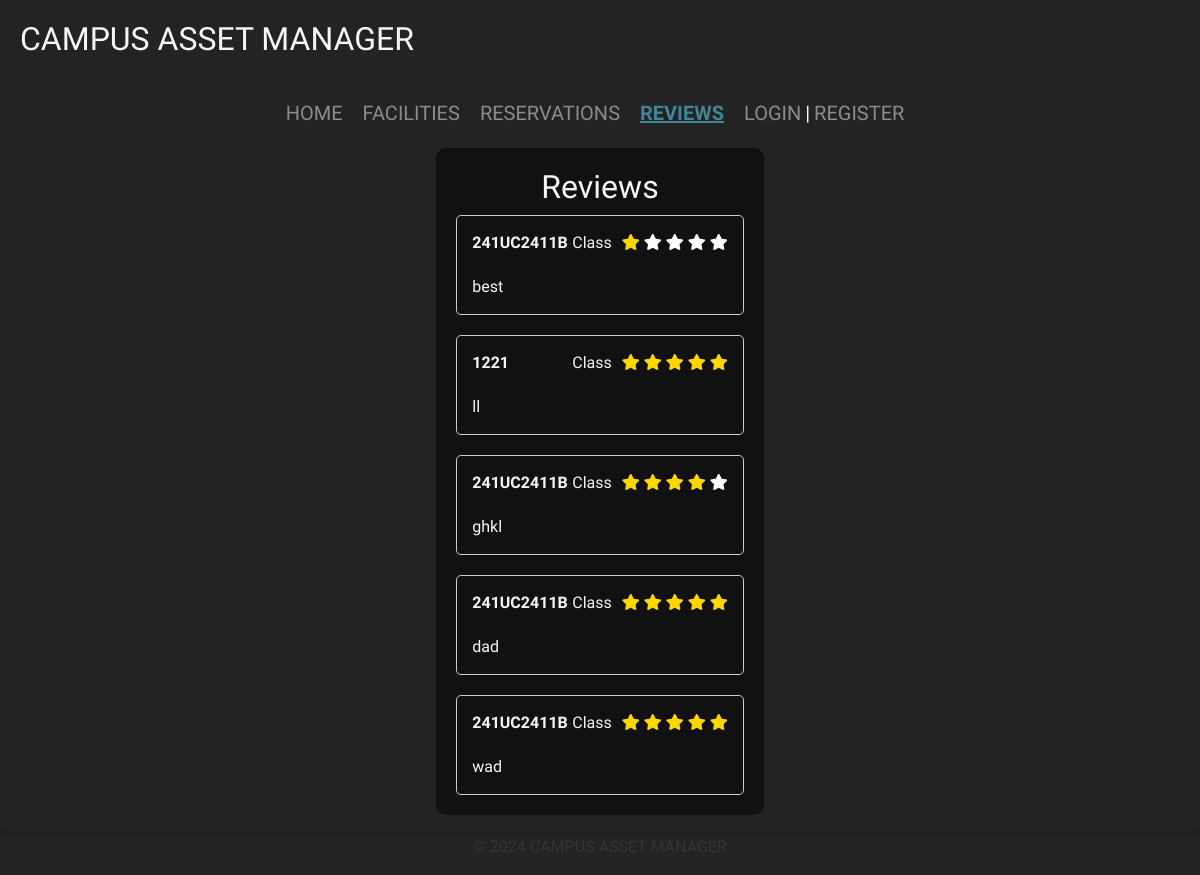
/reviews/, run on an earlier commit of the app's database.
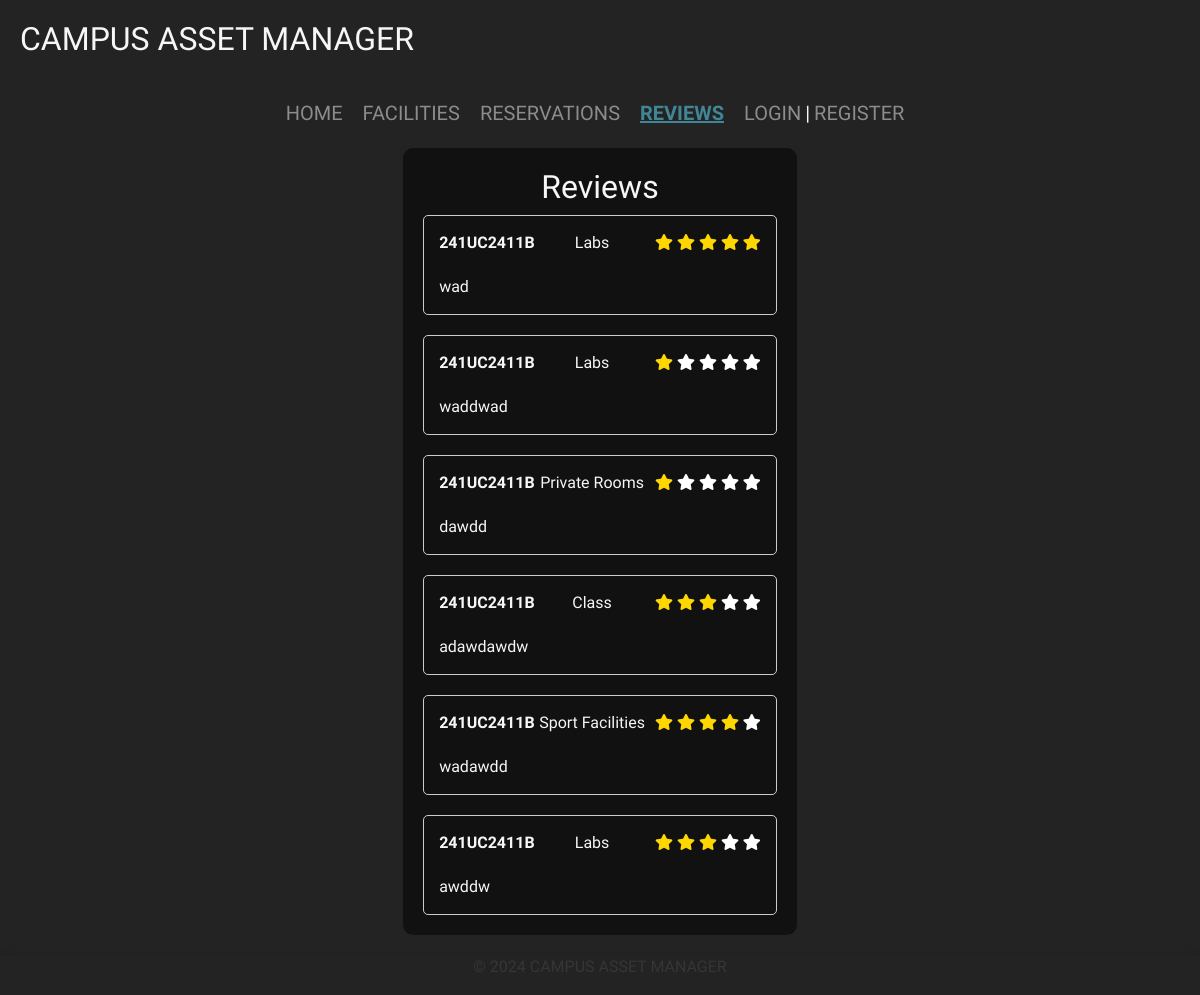
And on a later commit of the database.
### main/models.py (models this page shows, shortened)
class Reviews(models.Model):
    review_id = models.AutoField(primary_key=True)
    student = models.ForeignKey(Student, null=True, blank=True, on_delete=models.SET_NULL)
    staff = models.ForeignKey(Staff, null=True, blank=True, on_delete=models.SET_NULL)
    review = models.TextField()
    rating = models.IntegerField()
    facility = models.ForeignKey(Facility, on_delete=models.CASCADE, null=True, blank=True)
    facility_class_code = models.CharField(max_length=20, blank=True, null=True)

class Student(AbstractUser):
    student_id = models.CharField(max_length=200)
    name = models.CharField(max_length=200)
    email = models.EmailField()
    password = models.CharField(max_length=200)
    profile_pic = models.ImageField(upload_to='profile_pics', blank=True)
    is_active = models.BooleanField(default=True)
    username = 'student_id'
    groups = models.ManyToManyField(
        Group,
        verbose_name='groups',
        blank=True,
        related_name='student_groups',
        related_query_name='student_group',
    )
    user_permissions = models.ManyToManyField(
        Permission,
        verbose_name='user permissions',
        blank=True,
        related_name='student_user_permissions',
        related_query_name='student_user_permission',
    )
    class Meta:
        verbose_name = 'Student'
        verbose_name_plural = 'Students'

class Facility(models.Model):
    facility_id = models.AutoField(primary_key=True)
    name = models.CharField(max_length=200)
    anemity = models.CharField(max_length=200)
    capacity = models.IntegerField()
    reservations = models.ManyToManyField(Reservation)
    image = models.ImageField(upload_to='facility_pics', blank=True)
    def __str__(self):
        return self.name

### main/views.py (the view)
# urls.py: path('reviews/', views.reviews, name='reviews'),
def reviews(response):
    reviews = Reviews.objects.all()
    return render(response, "main/reviews.html", {"reviews":reviews})

### main/templates/main/reviews.html (shortened to what this page needs)
{% extends "main/base.html" %}
{% load static %}
{% block content %}
<link rel="stylesheet" type="text/css" href="{% static 'css/reviews.css' %}">
<link rel="stylesheet" href="https://use.fontawesome.com/releases/v5.7.2/css/all.css">
<div class="content-wrapper">
    <section class="background-section">
        <div class="content">
            <h2>Reviews</h2>
            {% if reviews %}
            <div class="reviews-list">
                {% for review in reviews %}
                <div class="reviews-item">
                    <div class="review-header">
                        {% if review.staff %}
                        <span class="review-id">{{ review.staff.staff_id }}</span>
                        {% elif review.student %}
                        <span class="review-id">{{ review.student.student_id }}</span>
                        {% endif %}
                        <span class="facility">{{ review.facility }}</span>
                        <span class="stars">
                            {% for star in "12345" %}
                                {% if forloop.counter <= review.rating %}
                                <span class="fa fa-star checked"></span>
                                {% else %}
                                <span class="fa fa-star"></span>
                                {% endif %}
                            {% endfor %}
                        </span>
                    </div>
                    <div class="review-comment">
                        {{ review.review }}
                    </div>
                </div>
                {% empty %}
                <p>No reviews found.</p>
                {% endfor %}
            </div>
            {% else %}
            <p>No reviews found.</p>
            {% endif %}
        </div>
    </section>
</div>
{% endblock %}

What changed in the data, as far as the page shows it:
removed Reviews: student.student_id "241UC2411B", facility "Class", rating 1 (drawn), review "best"
removed Reviews: student.student_id "1221", facility "Class", rating 5 (drawn), review "ll"
removed Reviews: student.student_id "241UC2411B", facility "Class", rating 4 (drawn), review "ghkl"
removed Reviews: student.student_id "241UC2411B", facility "Class", rating 5 (drawn), review "dad"
removed Reviews: student.student_id "241UC2411B", facility "Class", rating 5 (drawn), review "wad"
added Reviews: student.student_id "241UC2411B", facility "Labs", rating 5 (drawn), review "wad"
added Reviews: student.student_id "241UC2411B", facility "Labs", rating 1 (drawn), review "waddwad"
added Reviews: student.student_id "241UC2411B", facility "Private Rooms", rating 1 (drawn), review "dawdd"
added Reviews: student.student_id "241UC2411B", facility "Class", rating 3 (drawn), review "adawdawdw"
added Reviews: student.student_id "241UC2411B", facility "Sport Facilities", rating 4 (drawn), review "wadawdd"
added Reviews: student.student_id "241UC2411B", facility "Labs", rating 3 (drawn), review "awddw"
